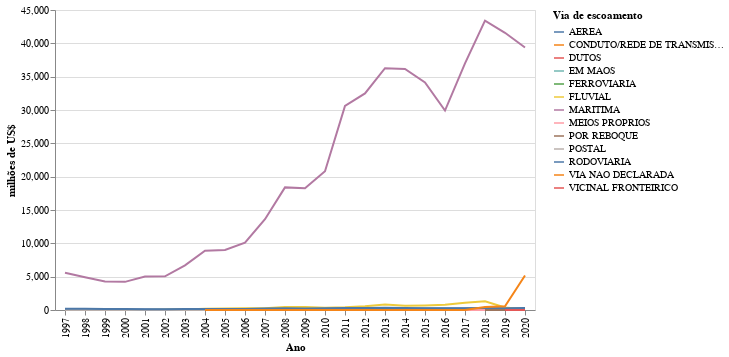

Notebook code cell kept with this figure:
### Markdown cell above
### Agro por Vias de Escoamento

### Code cell
fig = (
    alt.Chart(
        df_exp[(df_exp['CO_ANO'] != 2021) &
               (df_exp['NO_ISIC_SECAO'] == "Agropecuária")]
        .merge(df_vias, on='CO_VIA')
        .groupby(['CO_ANO', 'NO_VIA'])['VL_FOB'].sum()
        .reset_index()
    ).mark_line(point=True).encode(
        alt.X('CO_ANO:N', title='Ano'),
        alt.Y('FOB:Q', title='milhões de US$'),
        alt.Color('NO_VIA', title='Via de escoamento'),
        alt.Tooltip(['CO_ANO:N', 'FOB:Q', 'NO_VIA:N'])
    ).transform_calculate(FOB='datum.VL_FOB/1000000')
)
fig

### Figure 1 — Vega-Lite specification as saved in the notebook (floating-point values rounded to 4 significant figures; data arrays with more than 128 entries replaced by an {"elided": "..."} marker saying what was removed)
{"config": {"view": {"continuousWidth": 400, "continuousHeight": 300}}, "data": {"name": "data-2d251fe7747f5881d300fabff64bc5b9"}, "mark": "line", "encoding": {"color": {"type": "nominal", "field": "NO_VIA", "title": "Via de escoamento"}, "tooltip": [{"type": "nominal", "field": "CO_ANO"}, {"type": "quantitative", "field": "FOB"}, {"type": "nominal", "field": "NO_VIA"}], "x": {"type": "nominal", "field": "CO_ANO", "title": "Ano"}, "y": {"type": "quantitative", "field": "FOB", "title": "milhões de US$"}}, "transform": [{"calculate": "datum.VL_FOB/1000000", "as": "FOB"}], "$schema": "https://vega.github.io/schema/vega-lite/v4.8.1.json", "datasets": {"data-2d251fe7747f5881d300fabff64bc5b9": {"elided": "193 records"}}}
